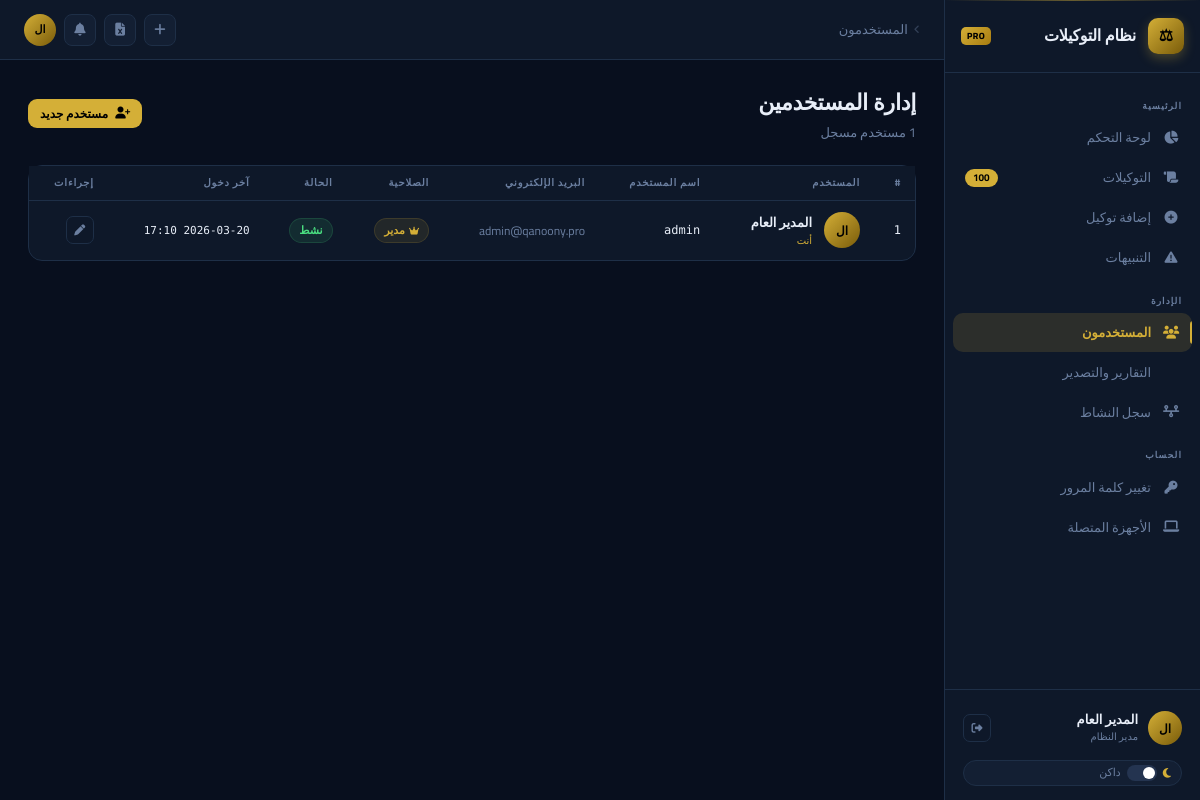
Page /users/ (signed in) on the committed database.
### app/models.py (models this page shows, shortened)
class User(UserMixin, db.Model):
    __tablename__ = "users"
    id              = db.Column(db.Integer, primary_key=True)
    username        = db.Column(db.String(64),  unique=True, nullable=False, index=True)
    full_name       = db.Column(db.String(128), nullable=False)
    email           = db.Column(db.String(128), unique=True, nullable=False)
    password_hash   = db.Column(db.String(256), nullable=False)
    role            = db.Column(db.String(20),  nullable=False, default="employee")
    is_active       = db.Column(db.Boolean, default=True, nullable=False)
    avatar_filename = db.Column(db.String(256), nullable=True)
    created_at      = db.Column(db.DateTime, default=datetime.utcnow)
    last_login      = db.Column(db.DateTime, nullable=True)
    poas_created    = db.relationship("PowerOfAttorney", backref="created_by_user", lazy="dynamic", foreign_keys="PowerOfAttorney.created_by")
    poas_updated    = db.relationship("PowerOfAttorney", backref="updated_by_user", lazy="dynamic", foreign_keys="PowerOfAttorney.updated_by")
    activity_logs   = db.relationship("ActivityLog",     backref="user", lazy="dynamic")
    notifications   = db.relationship("Notification",    backref="user", lazy="dynamic", foreign_keys="Notification.user_id")
    sessions        = db.relationship("UserSession",     backref="user", lazy="dynamic")
    @property
    def is_admin(self): return self.role == "admin"

### app/routes/users.py (the view)
@users_bp.route("/")
@login_required
@admin_required
def index():
    users = User.query.order_by(User.created_at.desc()).all()
    return render_template("users/list.html", users=users)

### app/utils.py (called while the page is built)
def admin_required(f):
    @wraps(f)
    def decorated(*args, **kwargs):
        if not current_user.is_authenticated or not current_user.is_admin:
            abort(403)
        return f(*args, **kwargs)
    return decorated

### app/templates/users/list.html (shortened to what this page needs)
{% extends "base.html" %}
{% block breadcrumb %}المستخدمون{% endblock %}
{% block content %}
<div class="page-header">
  <div><div class="page-title">إدارة المستخدمين</div><div class="page-sub">{{ users|length }} مستخدم مسجل</div></div>
  <a href="{{ url_for('users.create') }}" class="btn btn-primary btn-sm"><i class="fas fa-user-plus"></i> مستخدم جديد</a>
</div>
<div class="card" style="padding:0;">
  <div class="table-wrap">
    <table>
      <thead>
        <tr><th>#</th><th>المستخدم</th><th>اسم المستخدم</th><th>البريد الإلكتروني</th><th>الصلاحية</th><th>الحالة</th><th>آخر دخول</th><th>إجراءات</th></tr>
      </thead>
      <tbody>
        {% for user in users %}
        <tr>
          <td class="mono">{{ loop.index }}</td>
          <td>
            <div style="display:flex;align-items:center;gap:12px;">
              {% if user.avatar_filename %}
              <img src="{{ url_for('users.serve_avatar', filename=user.avatar_filename) }}" alt="{{ user.full_name }}" style="width:36px;height:36px;border-radius:50%;object-fit:cover;border:2px solid var(--gold);flex-shrink:0;"/>
              {% else %}
              <div class="avatar" style="width:36px;height:36px;font-size:12px;flex-shrink:0;">{{ user.full_name[:2] }}</div>
              {% endif %}
              <div>
                <div style="font-weight:600;font-size:13px;">{{ user.full_name }}</div>
                {% if user.id == current_user.id %}<div style="font-size:10px;color:var(--gold);">أنت</div>{% endif %}
              </div>
            </div>
          </td>
          <td class="mono">{{ user.username }}</td>
          <td style="color:var(--muted);font-size:12px;">{{ user.email }}</td>
          <td>{% if user.role == 'admin' %}<span class="badge gold"><i class="fas fa-crown" style="font-size:9px;"></i> مدير</span>{% else %}<span class="badge blue">موظف</span>{% endif %}</td>
          <td>{% if user.is_active %}<span class="badge green">نشط</span>{% else %}<span class="badge red">معطّل</span>{% endif %}</td>
          <td class="mono" style="font-size:11px;">{{ user.last_login.strftime('%Y-%m-%d %H:%M') if user.last_login else '—' }}</td>
          <td>
            <div style="display:flex;gap:4px;">
              <a href="{{ url_for('users.edit', user_id=user.id) }}" class="icon-btn" title="تعديل"><i class="fas fa-pen"></i></a>
            </div>
          </td>
        </tr>
        {% endfor %}
      </tbody>
    </table>
  </div>
</div>
{% endblock %}

### app/templates/base.html (shortened to what this page needs)
<!DOCTYPE html>
<html lang="ar" dir="rtl" data-theme="dark">
<head>
<link rel="stylesheet" href="https://cdnjs.cloudflare.com/ajax/libs/font-awesome/6.5.0/css/all.min.css"/>
</head>
<body>
{% if current_user.is_authenticated %}
<div class="app-shell">
  <aside class="sidebar">
    <div class="sidebar-logo">
      <div class="logo-icon">⚖</div>
      <div><div class="logo-text">نظام التوكيلات</div></div>
      <div class="logo-badge">PRO</div>
    </div>
    <nav class="sidebar-nav">
      <div class="nav-section">الرئيسية</div>
      <a href="{{ url_for('dashboard.index') }}" class="nav-item {% if request.endpoint=='dashboard.index' %}active{% endif %}">
        <i class="icon fas fa-chart-pie"></i><span>لوحة التحكم</span>
      </a>
      <a href="{{ url_for('poa.index') }}" class="nav-item {% if request.endpoint in ['poa.index','poa.view'] %}active{% endif %}">
        <i class="icon fas fa-scroll"></i><span>التوكيلات</span>
        <span class="nav-badge" id="sidebarPoaCount">—</span>
      </a>
      <a href="{{ url_for('poa.create') }}" class="nav-item {% if request.endpoint=='poa.create' %}active{% endif %}">
        <i class="icon fas fa-circle-plus"></i><span>إضافة توكيل</span>
      </a>
      <a href="{{ url_for('poa.expiring') }}" class="nav-item {% if request.endpoint=='poa.expiring' %}active{% endif %}">
        <i class="icon fas fa-triangle-exclamation"></i><span>التنبيهات</span>
      </a>
      {% if current_user.is_admin %}
      <div class="nav-section">الإدارة</div>
      <a href="{{ url_for('users.index') }}" class="nav-item {% if request.endpoint in ['users.index','users.create','users.edit'] %}active{% endif %}">
        <i class="icon fas fa-users"></i><span>المستخدمون</span>
      </a>
      <a href="{{ url_for('reports.index') }}" class="nav-item {% if request.endpoint and request.endpoint.startswith('reports') %}active{% endif %}">
        <i class="icon fas fa-file-chart-column"></i><span>التقارير والتصدير</span>
      </a>
      <a href="{{ url_for('activity.index') }}" class="nav-item {% if request.endpoint=='activity.index' %}active{% endif %}">
        <i class="icon fas fa-timeline"></i><span>سجل النشاط</span>
      </a>
      {% endif %}
      <div class="nav-section">الحساب</div>
      <a href="{{ url_for('users.change_password') }}" class="nav-item {% if request.endpoint=='users.change_password' %}active{% endif %}">
        <i class="icon fas fa-key"></i><span>تغيير كلمة المرور</span>
      </a>
      <a href="{{ url_for('sessions.index') }}" class="nav-item {% if request.endpoint=='sessions.index' %}active{% endif %}">
        <i class="icon fas fa-laptop"></i><span>الأجهزة المتصلة</span>
      </a>
    </nav>
    <div class="sidebar-footer">
      <div class="user-card">
        {% if current_user.avatar_filename %}
        <div class="avatar" style="width:34px;height:34px;">
          <img src="{{ url_for('users.serve_avatar', filename=current_user.avatar_filename) }}" style="width:100%;height:100%;object-fit:cover;" alt="{{ current_user.full_name }}"/>
        </div>
        {% else %}
        <div class="avatar" style="width:34px;height:34px;font-size:12px;">{{ current_user.full_name[:2] }}</div>
        {% endif %}
        <div class="user-info">
          <div class="name">{{ current_user.full_name }}</div>
          <div class="role">{{ 'مدير النظام' if current_user.is_admin else 'موظف' }}</div>
        </div>
        <div class="user-actions">
          <a href="{{ url_for('auth.logout') }}" class="icon-btn" title="خروج"><i class="fas fa-right-from-bracket"></i></a>
        </div>
      </div>
      <div style="padding:6px 10px 2px;">
        <div class="theme-toggle" onclick="cycleTheme()" id="themeToggleBtn">
          <i class="fas fa-moon" id="themeIcon" style="font-size:11px;color:var(--gold);"></i>
          <div class="t-track" id="tTrack"><div class="t-thumb"></div></div>
          <span id="themeLabel" style="font-size:11px;">داكن</span>
        </div>
      </div>
    </div>
  </aside>
  <div class="main">
    <header class="topbar">
      <div class="breadcrumb">
        <i class="fas fa-angle-left" style="font-size:10px;opacity:.4;"></i>
        <span>{% block breadcrumb %}الرئيسية{% endblock %}</span>
      </div>
      <div class="topbar-actions">
        <a href="{{ url_for('poa.create') }}" class="tb-btn {% if request.endpoint=='poa.create' %}active{% endif %}" title="إضافة توكيل"><i class="fas fa-plus"></i></a>
        {% if current_user.is_admin %}
        <a href="{{ url_for('reports.index') }}" class="tb-btn {% if request.endpoint=='reports.index' %}active{% endif %}" title="التقارير"><i class="fas fa-file-excel"></i></a>
        {% endif %}
        <div style="position:relative;">
          <button class="tb-btn" id="notifBell" onclick="toggleNotifPanel()" title="الإشعارات">
            <i class="fas fa-bell"></i>
          </button>
        </div>
        {% if current_user.avatar_filename %}
        <div class="avatar" style="width:32px;height:32px;cursor:default;" title="{{ current_user.full_name }}">
          <img src="{{ url_for('users.serve_avatar', filename=current_user.avatar_filename) }}" style="width:100%;height:100%;object-fit:cover;" alt=""/>
        </div>
        {% else %}
        <div class="avatar" style="width:32px;height:32px;font-size:11px;cursor:default;" title="{{ current_user.full_name }}">{{ current_user.full_name[:2] }}</div>
        {% endif %}
      </div>
    </header>
    <div class="content page-enter">
      {% block content %}{% endblock %}
    </div>
  </div>
</div>
{% else %}{% block auth_content %}{% endblock %}{% endif %}
</body>
</html>

### rows in the picture
User: full_name "ال", full_name "المدير العام", role "مدير النظام", shows "أنت", username "admin", email "admin@qanoony.pro", is_active "نشط", last_login "2026-03-20 17:10"
